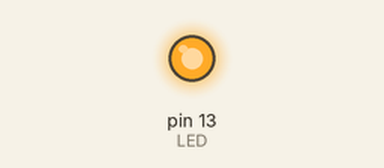
This sketch was run on a simulated Arduino Uno, built with avr-gcc and run on an emulated ATmega328P. Shown: output pins drawn as LEDs (lit = HIGH). Random numbers use the default seed unless the sketch sets one.

Above: at 0.1 s.
At 35.1 s:
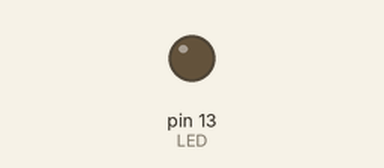
Timing chart, 0 to 40.0 s (numbered marks = the images above):
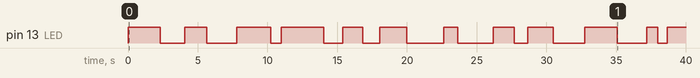

Measured:
- by itself, pin 13 (LED): LOW → HIGH at 0.00 s, → LOW 2.3 s later, → HIGH 1.7 s later, → LOW 1.6 s later, … (23 changes in this stretch)

The sketch:

blinking_led_random.ino
```cpp
// Blinking LED
const int LED = 13; // LED connected to digital pin 13

void setup()
{
    pinMode(LED, OUTPUT); // sets the digital pin as output
}

void led_random(uint8_t pin, uint8_t val)
{
    long sleep = random(500,3500);
    digitalWrite(pin,val); // turns the LED on
    delay(sleep); // waits
}

void loop()
{
    led_random(LED,HIGH);
    led_random(LED,LOW);
}
```
